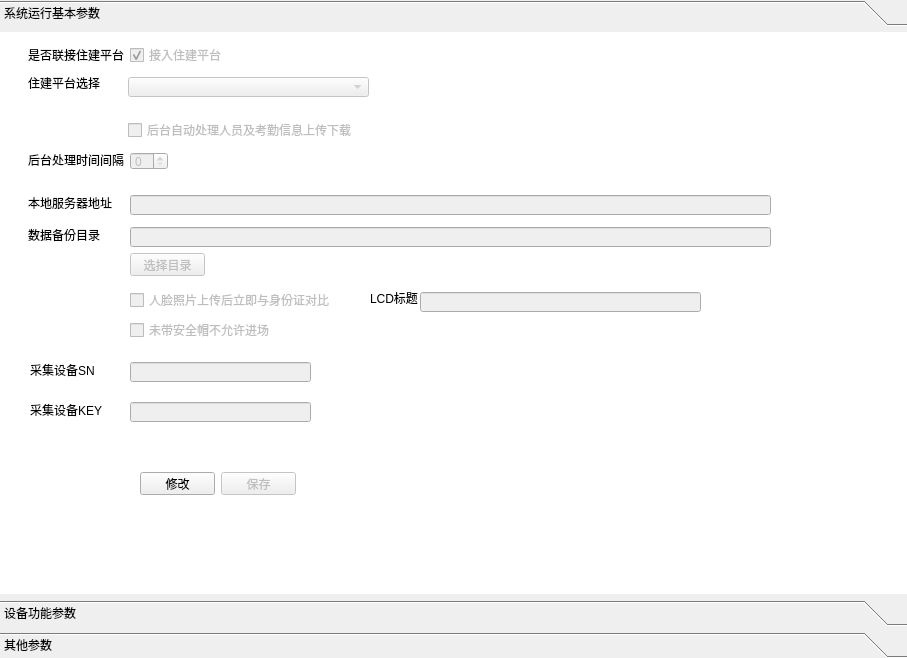
<?xml version="1.0" encoding="UTF-8"?>
<ui version="4.0">
 <class>Form</class>
 <widget class="QWidget" name="Form">
  <property name="geometry">
   <rect>
    <x>0</x>
    <y>0</y>
    <width>907</width>
    <height>658</height>
   </rect>
  </property>
  <property name="windowTitle">
   <string>Form</string>
  </property>
  <property name="styleSheet">
   <string notr="true">QWidget #Form{
    background-color: rgb(255, 255, 255);
    border-radius:5px;
}</string>
  </property>
  <layout class="QVBoxLayout" name="verticalLayout">
   <property name="leftMargin">
    <number>0</number>
   </property>
   <property name="topMargin">
    <number>0</number>
   </property>
   <property name="rightMargin">
    <number>0</number>
   </property>
   <property name="bottomMargin">
    <number>0</number>
   </property>
   <item>
    <widget class="QToolBox" name="toolBox">
     <property name="styleSheet">
      <string notr="true">QToolBox #toolBox{
    background-color: rgb(255, 255, 255);
    border-radius:5px;
}</string>
     </property>
     <property name="currentIndex">
      <number>0</number>
     </property>
     <widget class="QWidget" name="page_jbcs">
      <property name="geometry">
       <rect>
        <x>0</x>
        <y>0</y>
        <width>907</width>
        <height>580</height>
       </rect>
      </property>
      <property name="styleSheet">
       <string notr="true">QWidget #page_jbcs{
background-color: rgb(255, 255, 255);
}</string>
      </property>
      <attribute name="label">
       <string>系统运行基本参数</string>
      </attribute>
      <widget class="QLabel" name="label_2">
       <property name="geometry">
        <rect>
         <x>28</x>
         <y>15</y>
         <width>96</width>
         <height>16</height>
        </rect>
       </property>
       <property name="text">
        <string>是否联接住建平台</string>
       </property>
      </widget>
      <widget class="QCheckBox" name="checkBox_zjptYN">
       <property name="enabled">
        <bool>false</bool>
       </property>
       <property name="geometry">
        <rect>
         <x>130</x>
         <y>15</y>
         <width>95</width>
         <height>16</height>
        </rect>
       </property>
       <property name="text">
        <string>接入住建平台</string>
       </property>
       <property name="checked">
        <bool>true</bool>
       </property>
      </widget>
      <widget class="QLabel" name="label">
       <property name="geometry">
        <rect>
         <x>28</x>
         <y>43</y>
         <width>72</width>
         <height>16</height>
        </rect>
       </property>
       <property name="text">
        <string>住建平台选择</string>
       </property>
      </widget>
      <widget class="QComboBox" name="comboBox_zjptName">
       <property name="enabled">
        <bool>false</bool>
       </property>
       <property name="geometry">
        <rect>
         <x>128</x>
         <y>45</y>
         <width>241</width>
         <height>20</height>
        </rect>
       </property>
      </widget>
      <widget class="QLabel" name="label_3">
       <property name="geometry">
        <rect>
         <x>28</x>
         <y>195</y>
         <width>72</width>
         <height>16</height>
        </rect>
       </property>
       <property name="text">
        <string>数据备份目录</string>
       </property>
      </widget>
      <widget class="QLineEdit" name="le_backupUrl">
       <property name="enabled">
        <bool>false</bool>
       </property>
       <property name="geometry">
        <rect>
         <x>130</x>
         <y>195</y>
         <width>641</width>
         <height>20</height>
        </rect>
       </property>
      </widget>
      <widget class="QCheckBox" name="checkBox_htzdclYN">
       <property name="enabled">
        <bool>false</bool>
       </property>
       <property name="geometry">
        <rect>
         <x>128</x>
         <y>90</y>
         <width>227</width>
         <height>16</height>
        </rect>
       </property>
       <property name="text">
        <string>后台自动处理人员及考勤信息上传下载</string>
       </property>
      </widget>
      <widget class="QLabel" name="label_4">
       <property name="geometry">
        <rect>
         <x>28</x>
         <y>163</y>
         <width>84</width>
         <height>16</height>
        </rect>
       </property>
       <property name="text">
        <string>本地服务器地址</string>
       </property>
      </widget>
      <widget class="QLineEdit" name="le_localServer">
       <property name="enabled">
        <bool>false</bool>
       </property>
       <property name="geometry">
        <rect>
         <x>130</x>
         <y>163</y>
         <width>641</width>
         <height>20</height>
        </rect>
       </property>
      </widget>
      <widget class="QLabel" name="label_5">
       <property name="geometry">
        <rect>
         <x>28</x>
         <y>120</y>
         <width>96</width>
         <height>16</height>
        </rect>
       </property>
       <property name="text">
        <string>后台处理时间间隔</string>
       </property>
      </widget>
      <widget class="QSpinBox" name="spinBox_htzkclTime">
       <property name="enabled">
        <bool>false</bool>
       </property>
       <property name="geometry">
        <rect>
         <x>130</x>
         <y>120</y>
         <width>38</width>
         <height>18</height>
        </rect>
       </property>
       <property name="sizePolicy">
        <sizepolicy hsizetype="Fixed" vsizetype="Fixed">
         <horstretch>0</horstretch>
         <verstretch>0</verstretch>
        </sizepolicy>
       </property>
      </widget>
      <widget class="QWidget" name="layoutWidget">
       <property name="geometry">
        <rect>
         <x>130</x>
         <y>430</y>
         <width>176</width>
         <height>43</height>
        </rect>
       </property>
       <layout class="QHBoxLayout" name="horizontalLayout_2">
        <property name="leftMargin">
         <number>10</number>
        </property>
        <property name="topMargin">
         <number>10</number>
        </property>
        <property name="rightMargin">
         <number>10</number>
        </property>
        <property name="bottomMargin">
         <number>10</number>
        </property>
        <item>
         <widget class="QPushButton" name="pb_update">
          <property name="text">
           <string>修改</string>
          </property>
         </widget>
        </item>
        <item>
         <widget class="QPushButton" name="pb_save">
          <property name="enabled">
           <bool>false</bool>
          </property>
          <property name="text">
           <string>保存</string>
          </property>
         </widget>
        </item>
       </layout>
      </widget>
      <widget class="QPushButton" name="pb_selectPath">
       <property name="enabled">
        <bool>false</bool>
       </property>
       <property name="geometry">
        <rect>
         <x>130</x>
         <y>221</y>
         <width>75</width>
         <height>23</height>
        </rect>
       </property>
       <property name="text">
        <string>选择目录</string>
       </property>
      </widget>
      <widget class="QCheckBox" name="checkBox_aqmYN">
       <property name="enabled">
        <bool>false</bool>
       </property>
       <property name="geometry">
        <rect>
         <x>130</x>
         <y>290</y>
         <width>191</width>
         <height>16</height>
        </rect>
       </property>
       <property name="text">
        <string>未带安全帽不允许进场</string>
       </property>
      </widget>
      <widget class="QCheckBox" name="checkBox_photoBdYN">
       <property name="enabled">
        <bool>false</bool>
       </property>
       <property name="geometry">
        <rect>
         <x>130</x>
         <y>260</y>
         <width>231</width>
         <height>16</height>
        </rect>
       </property>
       <property name="text">
        <string>人脸照片上传后立即与身份证对比</string>
       </property>
      </widget>
      <widget class="QLabel" name="label_6">
       <property name="geometry">
        <rect>
         <x>30</x>
         <y>330</y>
         <width>81</width>
         <height>16</height>
        </rect>
       </property>
       <property name="text">
        <string>采集设备SN</string>
       </property>
      </widget>
      <widget class="QLabel" name="label_7">
       <property name="geometry">
        <rect>
         <x>30</x>
         <y>370</y>
         <width>81</width>
         <height>16</height>
        </rect>
       </property>
       <property name="text">
        <string>采集设备KEY</string>
       </property>
      </widget>
      <widget class="QLineEdit" name="le_cjSN">
       <property name="enabled">
        <bool>false</bool>
       </property>
       <property name="geometry">
        <rect>
         <x>130</x>
         <y>330</y>
         <width>181</width>
         <height>20</height>
        </rect>
       </property>
      </widget>
      <widget class="QLineEdit" name="le_cjKEY">
       <property name="enabled">
        <bool>false</bool>
       </property>
       <property name="geometry">
        <rect>
         <x>130</x>
         <y>370</y>
         <width>181</width>
         <height>20</height>
        </rect>
       </property>
      </widget>
      <widget class="QLabel" name="label_8">
       <property name="geometry">
        <rect>
         <x>370</x>
         <y>260</y>
         <width>54</width>
         <height>12</height>
        </rect>
       </property>
       <property name="text">
        <string>LCD标题</string>
       </property>
      </widget>
      <widget class="QLineEdit" name="lineEdit_lcdTitle">
       <property name="enabled">
        <bool>false</bool>
       </property>
       <property name="geometry">
        <rect>
         <x>420</x>
         <y>260</y>
         <width>281</width>
         <height>20</height>
        </rect>
       </property>
      </widget>
     </widget>
     <widget class="QWidget" name="page_sbcs">
      <property name="geometry">
       <rect>
        <x>0</x>
        <y>0</y>
        <width>907</width>
        <height>580</height>
       </rect>
      </property>
      <property name="styleSheet">
       <string notr="true">QWidget #page_myzj{
background-color: rgb(255, 255, 255);
}</string>
      </property>
      <attribute name="label">
       <string>设备功能参数</string>
      </attribute>
      <widget class="QCheckBox" name="checkBox_2">
       <property name="geometry">
        <rect>
         <x>50</x>
         <y>50</y>
         <width>231</width>
         <height>16</height>
        </rect>
       </property>
       <property name="text">
        <string>人脸照片上传后立即与身份证对比</string>
       </property>
      </widget>
      <widget class="QCheckBox" name="checkBox_3">
       <property name="geometry">
        <rect>
         <x>50</x>
         <y>100</y>
         <width>191</width>
         <height>16</height>
        </rect>
       </property>
       <property name="text">
        <string>未带安全帽不允许进场</string>
       </property>
      </widget>
     </widget>
     <widget class="QWidget" name="page_qtcs">
      <property name="geometry">
       <rect>
        <x>0</x>
        <y>0</y>
        <width>907</width>
        <height>580</height>
       </rect>
      </property>
      <attribute name="label">
       <string>其他参数</string>
      </attribute>
     </widget>
    </widget>
   </item>
  </layout>
 </widget>
 <resources/>
 <connections/>
</ui>
